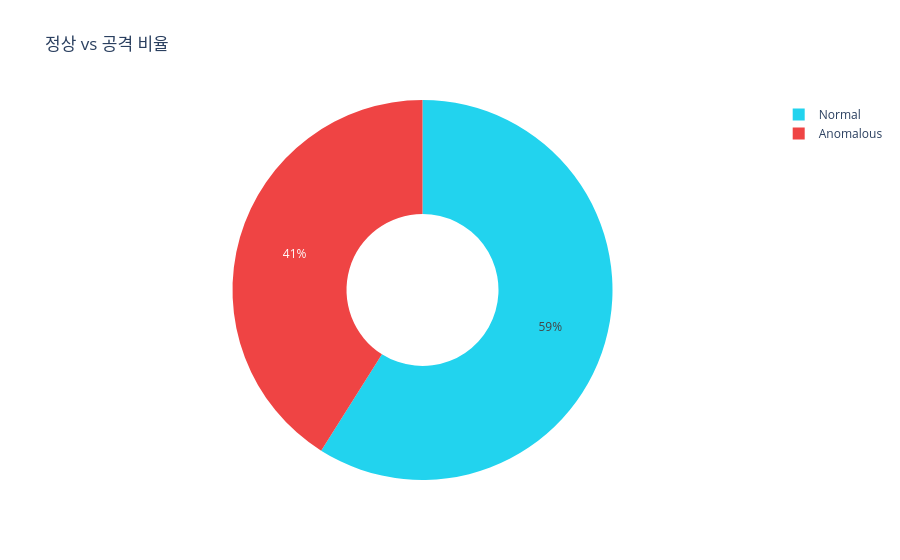

The notebook cell this image was saved under:
### Code cell
# %% [1] 정상 vs 공격 비율 (파이 차트)
fig = px.pie(
    values=df["label"].value_counts().values,
    names=df["label"].value_counts().index,
    title="정상 vs 공격 비율",
    color_discrete_sequence=["#22d3ee", "#ef4444"],
    hole=0.4,
)
fig.show()

### Figure 1 — Plotly figure (JSON) as saved in the notebook; plotly's stock layout.template omitted (floating-point values rounded to 4 significant figures)
{"data": [{"domain": {"x": [0, 1], "y": [0, 1]}, "hole": 0.4, "hovertemplate": "label=%{label}<br>value=%{value}<extra></extra>", "labels": ["Normal", "Anomalous"], "legendgroup": "", "name": "", "showlegend": true, "type": "pie", "values": [36000, 25065]}], "layout": {"legend": {"tracegroupgap": 0}, "piecolorway": ["#22d3ee", "#ef4444"], "title": {"text": "정상 vs 공격 비율"}}}
